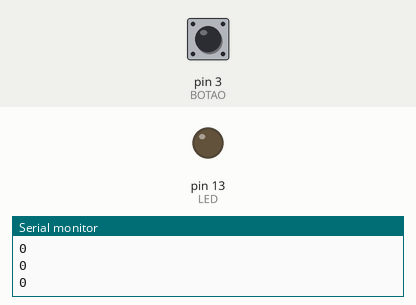
A sketch run on a simulated Arduino Uno, built with avr-gcc and run on an emulated ATmega328P. Parts: output pins drawn as LEDs (lit = HIGH), the last lines printed to the serial monitor. Inputs (shaded band) come from the test bench; at power-on: pin 3 (BOTAO) LOW.

Above: at 1.2 s.
1.3 s: pin 3 (BOTAO) pulled HIGH for 0.15 s
At 1.4 s:
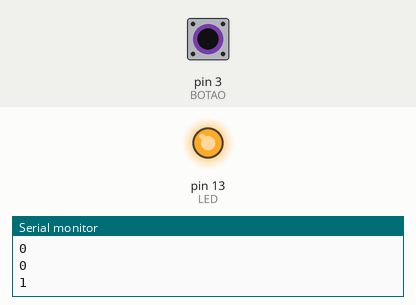
3.0 s: pin 3 (BOTAO) pulled HIGH for 3.2 s
At 7.6 s:
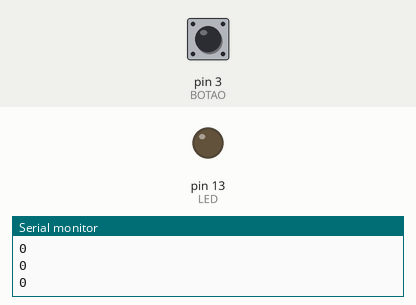
Timing chart, 0 to 9.1 s (numbered marks = the images above; inputs shaded):
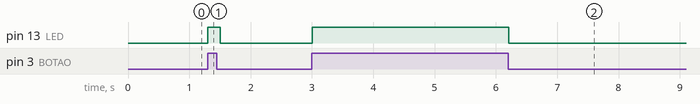

The sketch:

botao.ino
```cpp
// definindo ENTRADA com o valor 8
#define BOTAO 3
#define LED   13

void setup() {
  pinMode(BOTAO, INPUT); // configurando a porta como entrada
  pinMode(LED, OUTPUT);  // configurando a porta como saida
  Serial.begin(9600);  // iniciando a comunicação serial
}

void loop() {
  int valorLido = digitalRead(BOTAO); // variavel que armazena o valor recebido pela porta digital
  Serial.println(valorLido); // mostrando na serial valor recebido
  if (valorLido == HIGH) { // condição que verifica se o botao foi pressionado
    digitalWrite(LED, HIGH); // acender led
  } else {
    digitalWrite(LED, LOW); // apagar led
  }
  delay(100); // aguardar 100 milesegundos
}
```

Measured:
- after the input at 1.3 s, pin 13 (LED): LOW → HIGH at once, → LOW 0.20 s later
- after the input at 3.0 s, pin 13 (LED): LOW → HIGH at once, → LOW 3.2 s later
